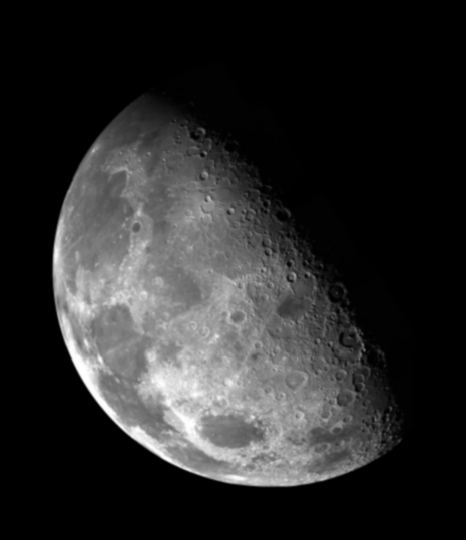
%> input picture IP_HW2/blurry_moon.tif, 466 x 540 px
$ octave HW2.m   (GNU Octave 9; MATLAB toolbox functions it lacks are replaced by stand-ins)
%> lines starting %> are read from the running program, lines starting %| are printed output that depends on the picture
### IP_HW2/paddedsize.m
function PQ = paddedsize(AB, CD, PARAM)
%PADDEDSIZE Computes padded sizes useful for FFT-based filtering.
% PQ = PADDEDSIZE(AB), where AB is a two-element size vector,
% computes the two-element size vector PQ = 2*AB.
% % PQ = PADDEDSIZE(AB, 'PWR2') computes the vector PQ such that
% PQ(1) = PQ(2) = 2^nextpow2(2*m), where m is MAX(AB).
% % PQ = PADDEDSIZE(AB, CD), where AB and CD are two-element size
% vectors, computes the two-element size vector PQ. The elements
% of PQ are the smallest even integers greater than or equal to
% AB + CD -1.
% % PQ = PADDEDSIZE(AB, CD, 'PWR2') computes the vector PQ such that
% PQ(1) = PQ(2) = 2^nextpow2(2*m), where m is MAX([AB CD]).
if nargin == 1 PQ = 2*AB;
elseif nargin == 2 & ~ischar(CD)
    PQ = AB + CD - 1; PQ = 2 * ceil(PQ / 2);
elseif nargin == 2 m = max(AB); % Maximum dimension.
    % Find power-of-2 at least twice m.
    P = 2^nextpow2(2*m);
    PQ = [P, P];
elseif nargin == 3 m = max([AB CD]); %Maximum dimension.
    P = 2^nextpow2(2*m);
    PQ = [P, P];
else error('Wrong number of inputs.')
end

### IP_HW2/HW2.m
clc;
clear all;
close all;

% Spatial Domain ----------------------------------------------------------

img_1 = imread('blurry_moon.tif');
%> img_1 is the input picture: size 540x466 uint8; min 0, max 254, mean 42.7
img_2 = imread('skeleton_orig.bmp');
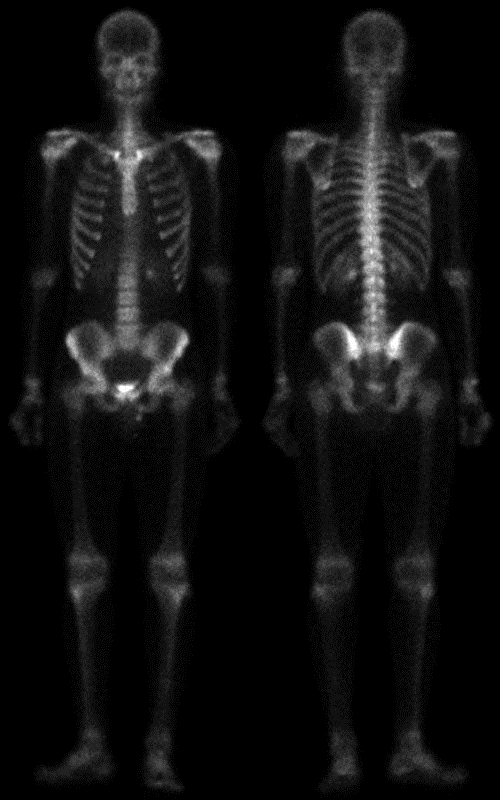
%> input picture IP_HW2/skeleton_orig.bmp, 500 x 800 px
%> img_2 is the input picture: size 800x500x3 uint8; min 0, max 255, mean 16.9
img_2 = rgb2gray(img_2);
%> img_2: size 800x500 uint8
M1 = size(img_1, 1); N1 = size(img_1, 2);
%> after `M1 = size(img_1, 1)`: M1 = 540
%> after `N1 = size(img_1, 2)`: N1 = 466
M2 = size(img_2, 1); N2 = size(img_2, 2);
%> after `M2 = size(img_2, 1)`: M2 = 800
%> after `N2 = size(img_2, 2)`: N2 = 500

figure('Name','Spatial Domain','NumberTitle','off');
suptitle('Spatial Domain');
subplot(2,4,1);imshow(img_1); title('Original image');
subplot(2,4,5);imshow(img_2); title('Original image');

% Laplacian sharpening ----------------------------------------------------
k = 1.4;
lap = (1/9) * [1 1 1 ; 1 -(9*k-1) 1 ; 1 1 1];
resp_1 = conv2(img_1, lap);
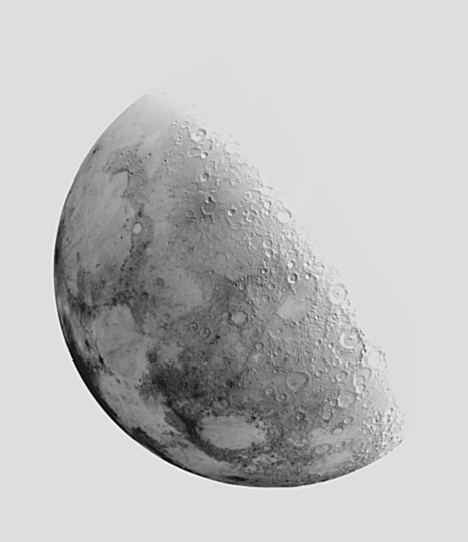
%> resp_1: size 542x468 double; min -117.8, max 17.49, mean -16.93; drawn with min black and max white
resp_2 = conv2(img_2, lap);
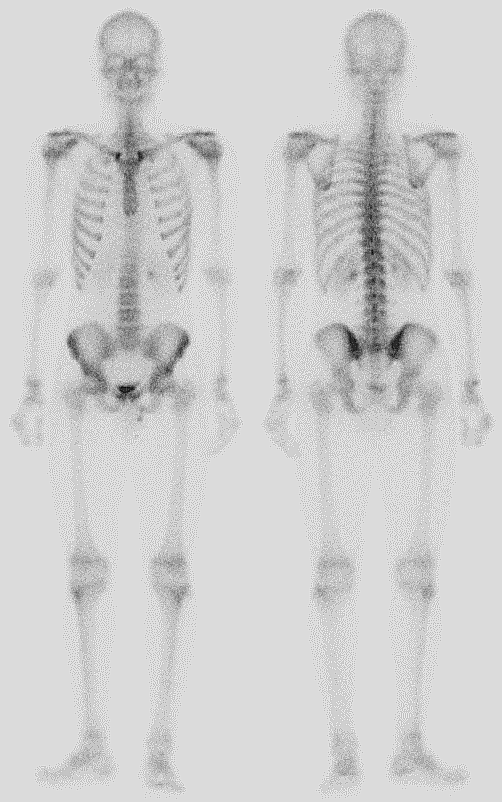
%> resp_2: size 802x502 double; min -128.4, max 20.78, mean -6.7; drawn with min black and max white
LS_sharpened_1 = double(img_1) - resp_1(1:M1,1:N1);
LS_sharpened_2 = double(img_2) - resp_2(1:M2,1:N2);
subplot(2,4,2);imshow(uint8(LS_sharpened_1),[]); title('Laplacian');
subplot(2,4,6);imshow(uint8(LS_sharpened_2),[]); title('Laplacian');

% Unsharp masking ---------------------------------------------------------
k = 1.4;
um = (1/9) * [-1 -1 -1 ; -1 9*k-1 -1 ; -1 -1 -1];

UM_1 = conv2(img_1, um);
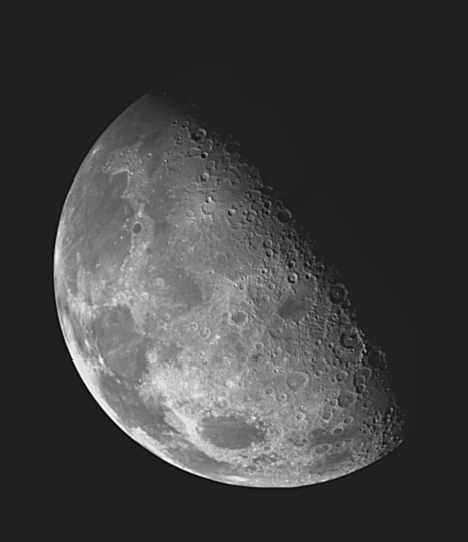
%> UM_1: size 542x468 double; min -17.49, max 117.8, mean 16.9; drawn with min black and max white
UM_2 = conv2(img_2, um);
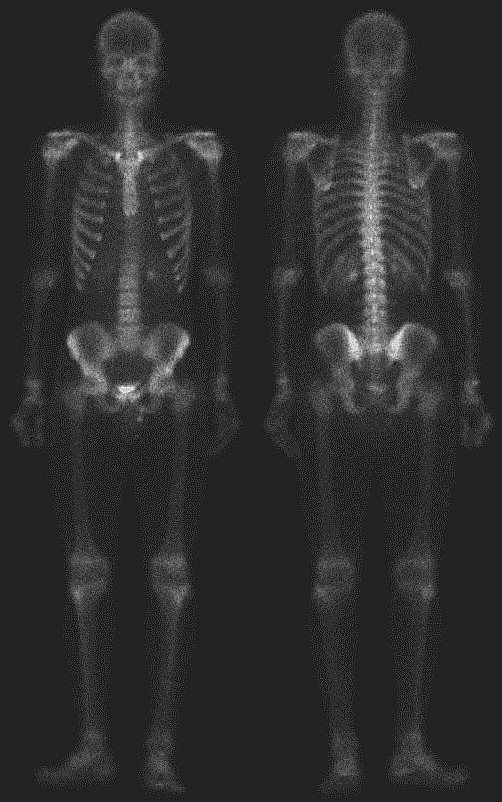
%> UM_2: size 802x502 double; min -20.78, max 128.4, mean 6.7; drawn with min black and max white

UM_sharpened_1 = double(img_1) + UM_1(1:M1,1:N1);
UM_sharpened_2 = double(img_2) + UM_2(1:M2,1:N2);
subplot(2,4,3);imshow(uint8(UM_sharpened_1),[]); title('Unsharp');
subplot(2,4,7);imshow(uint8(UM_sharpened_2),[]); title('Unsharp');

% High-boost --------------------------------------------------------------
alpha = 1.4;
hb = (1/9) * [-1 -1 -1 ; -1 9*alpha-1 -1 ; -1 -1 -1];

HB_1 = conv2(img_1, hb);
HB_2 = conv2(img_2, hb);

HB_sharpened_1 = alpha*double(img_1) + HB_1(1:M1,1:N1);
HB_sharpened_2 = alpha*double(img_2) + HB_2(1:M2,1:N2);
subplot(2,4,4);imshow(uint8(HB_sharpened_1),[]); title('High-boost');
subplot(2,4,8);imshow(uint8(HB_sharpened_2),[]); title('High-boost');
%> after `imshow(uint8(HB_sharpened_2),[])`:
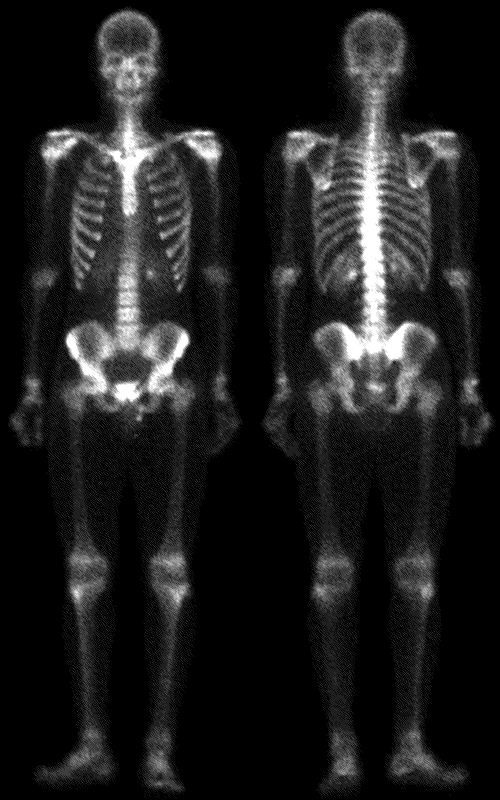
%> displayed picture: size 800x500, on the screen's scale of 0 to 255; min 0, max 255, mean 30.3
% Spatial Domain ----------------------------------------------------------


% Frequency Domain --------------------------------------------------------
img_1 = imread('blurry_moon.tif');
img_2 = imread('skeleton_orig.bmp');
img_2 = rgb2gray(img_2);

M1 = size(img_1, 1); N1 = size(img_1, 2);
M2 = size(img_2, 1); N2 = size(img_2, 2);

figure('Name','Frequency Domain','NumberTitle','off');
suptitle('Frequency Domain');
subplot(2,4,1);imshow(img_1); title('Original image');
subplot(2,4,5);imshow(img_2); title('Original image');

% Laplacian ---------------------------------------------------------------
%// image 1
k = 1.4;
lap = (1/9) * [1 1 1 ; 1 -(9*k-1) 1 ; 1 1 1];
PD = paddedsize(size(img_1));
%> PD = [1080 932]
Hp = fft2(double(lap), PD(1), PD(2));
Fp = fft2(double(img_1), PD(1), PD(2));
F = Hp.*Fp;
f = ifft2(F);
f = f(1:M1, 1:N1);
%> f: size 540x466 double
LS_sharpened_1 = double(img_1) - f;
subplot(2,4,2);imshow(uint8(LS_sharpened_1),[]); title('Laplacian');

%// image 2
PD = paddedsize(size(img_2));
%> PD = [1600 1000]
Hp = fft2(double(lap), PD(1), PD(2));
Fp = fft2(double(img_2), PD(1), PD(2));
F = Hp.*Fp;
f = ifft2(F);
%> f: size 1600x1000 double
f = f(1:M2, 1:N2);
%> f: size 800x500 double
LS_sharpened_2 = double(img_2) - f;
subplot(2,4,6);imshow(uint8(LS_sharpened_2),[]); title('Laplacian');

% Unsharp masking ---------------------------------------------------------
%// image 1
k = 1.4;
um = (1/9) * [-1 -1 -1 ; -1 9*k-1 -1 ; -1 -1 -1];
PD = paddedsize(size(img_1));
%> PD = [1080 932]
Hp = fft2(double(um), PD(1), PD(2));
Fp = fft2(double(img_1), PD(1), PD(2));

F = Hp.*Fp;
f = ifft2(F);
%> f: size 1080x932 double
f = f(1:M1, 1:N1);
%> f: size 540x466 double
UM_sharpened_1 = double(img_1) + f;
subplot(2,4,3);imshow(uint8(UM_sharpened_1),[]); title('Unsharp');

%// image 2
PD = paddedsize(size(img_2));
%> PD = [1600 1000]
Hp = fft2(double(um), PD(1), PD(2));
Fp = fft2(double(img_2), PD(1), PD(2));

F = Hp.*Fp;
f = ifft2(F);
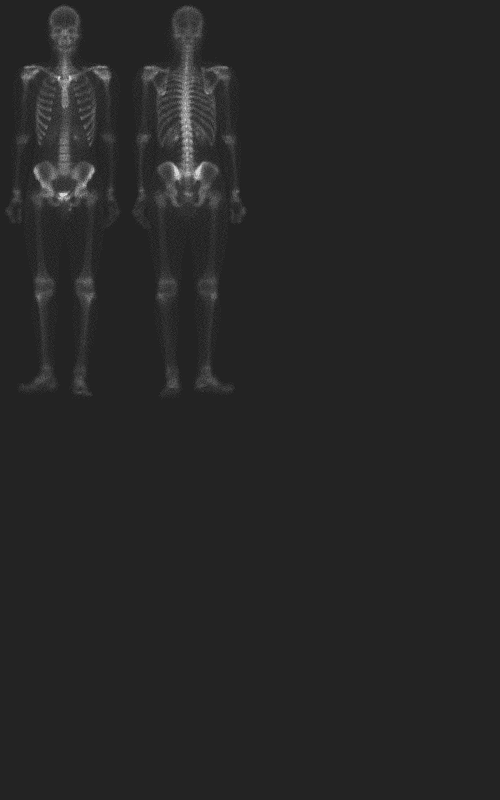
%> f: size 1600x1000 double (shown at 1/2 size); min -20.78, max 128.4, mean 1.7; drawn with min black and max white
f = f(1:M2, 1:N2);
%> f: size 800x500 double
UM_sharpened_2 = double(img_2) + f;
subplot(2,4,7);imshow(uint8(UM_sharpened_2),[]); title('Unsharp');

% High-boost ---------------------------------------------------------
alpha = 1.4;
hb = (1/9) * [-1 -1 -1 ; -1 9*alpha-1 -1 ; -1 -1 -1];

%// image 1
PD = paddedsize(size(img_1));
%> PD = [1080 932]
Hp = fft2(double(hb), PD(1), PD(2));
Fp = fft2(double(img_1), PD(1), PD(2));

F = Hp.*Fp;
f = ifft2(F);
f = f(1:M1, 1:N1);
HB_sharpened_1 = alpha * double(img_1) + f;
subplot(2,4,4);imshow(uint8(HB_sharpened_1),[]); title('High-boost');

%// image 2
PD = paddedsize(size(img_2));
%> PD = [1600 1000]
Hp = fft2(double(hb), PD(1), PD(2));
Fp = fft2(double(img_2), PD(1), PD(2));

F = Hp.*Fp;
f = ifft2(F);
f = f(1:M2, 1:N2);
HB_sharpened_2 = alpha * double(img_2) + f;
subplot(2,4,8);imshow(uint8(HB_sharpened_2),[]); title('High-boost');

% Frequency Domain --------------------------------------------------------
